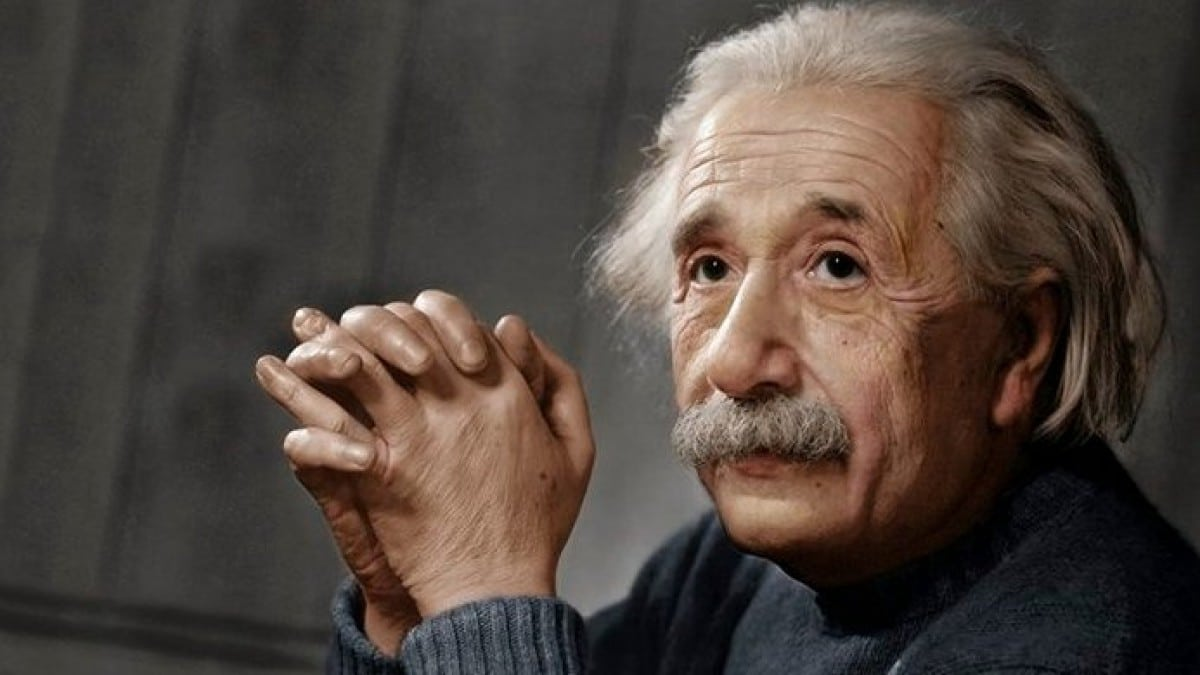
#> input picture pages/python_tuto/Scripts/Lessons/PILLOW/results/example.jpeg, 1200 x 675 px
$ python Lesson9_PerspectiveRoatation.py
#> lines starting #> are read from the running program, lines starting #| are printed output that depends on the picture
import cv2
import numpy as np

# Callback function for the slider (updates distortion strength)
def update_distortion(val):
    global distortion_strength
    distortion_strength = val  # Get value from slider

# Read the image
image = cv2.imread('results/example.jpeg')
#> image is the input picture: shape (675, 1200, 3); mean B, G, R 60.9, 67.9, 79
if image is None:
    print("Error: Could not read the image.")
    exit()

h, w = image.shape[:2]
#> h = 675; w = 1200
distortion_strength = 50  # Initial distortion strength

# Create a window to display results
cv2.namedWindow('Distorted Image')

# Add a slider bar (range: 0 to 200, initial value: 50)
cv2.createTrackbar('Distortion Strength', 'Distorted Image', 50, 200, update_distortion)

while True:
    # Define source and destination points (distortion depends on slider value)
    src = np.float32([[0, 0], [w-1, 0], [0, h-1], [w-1, h-1]])
    dst = np.float32([
        [distortion_strength, distortion_strength//2],  # Top-left
        [w - distortion_strength, distortion_strength//2],  # Top-right
        [distortion_strength//2, h - distortion_strength],  # Bottom-left
        [w - distortion_strength//2, h - distortion_strength]  # Bottom-right
    ])

    # Calculate perspective transformation matrix
    M = cv2.getPerspectiveTransform(src, dst)
    distorted = cv2.warpPerspective(image, M, (w, h))
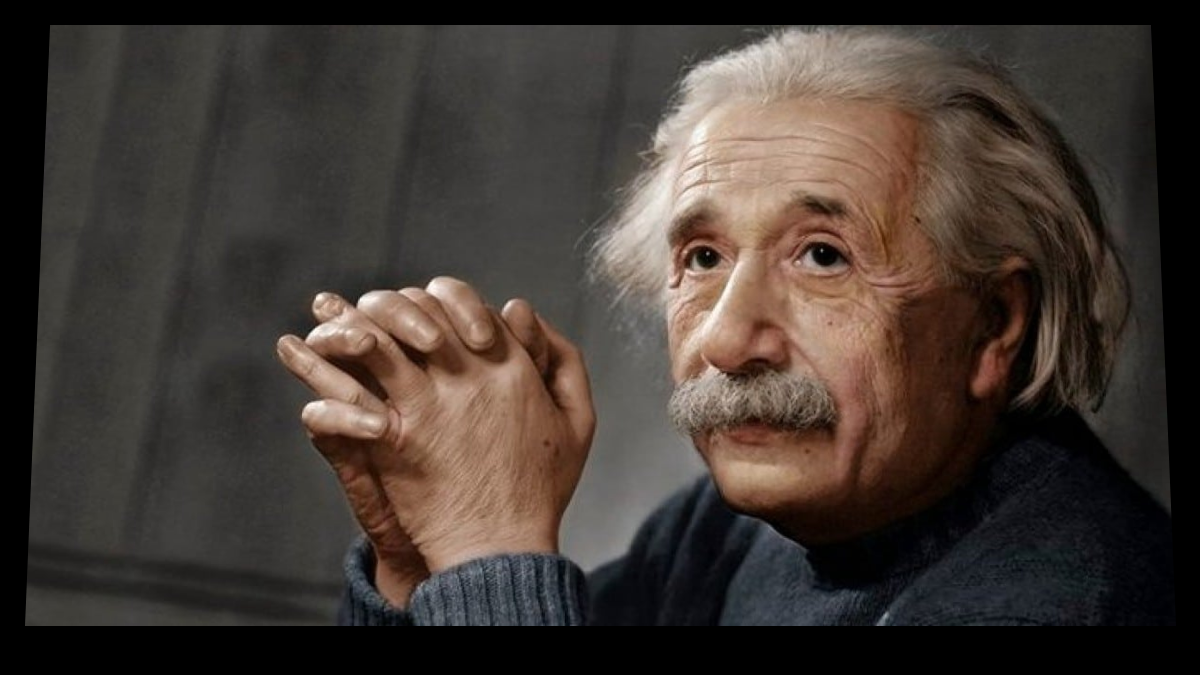
#> distorted: shape (675, 1200, 3); mean B, G, R 50.6, 56.4, 65.7

    # Display the distorted image
    cv2.imshow('Distorted Image', distorted)

    # Exit on 'q' key press
    if cv2.waitKey(1) & 0xFF == ord('q'):
#> (key q is pressed here)
        break

cv2.destroyAllWindows()
